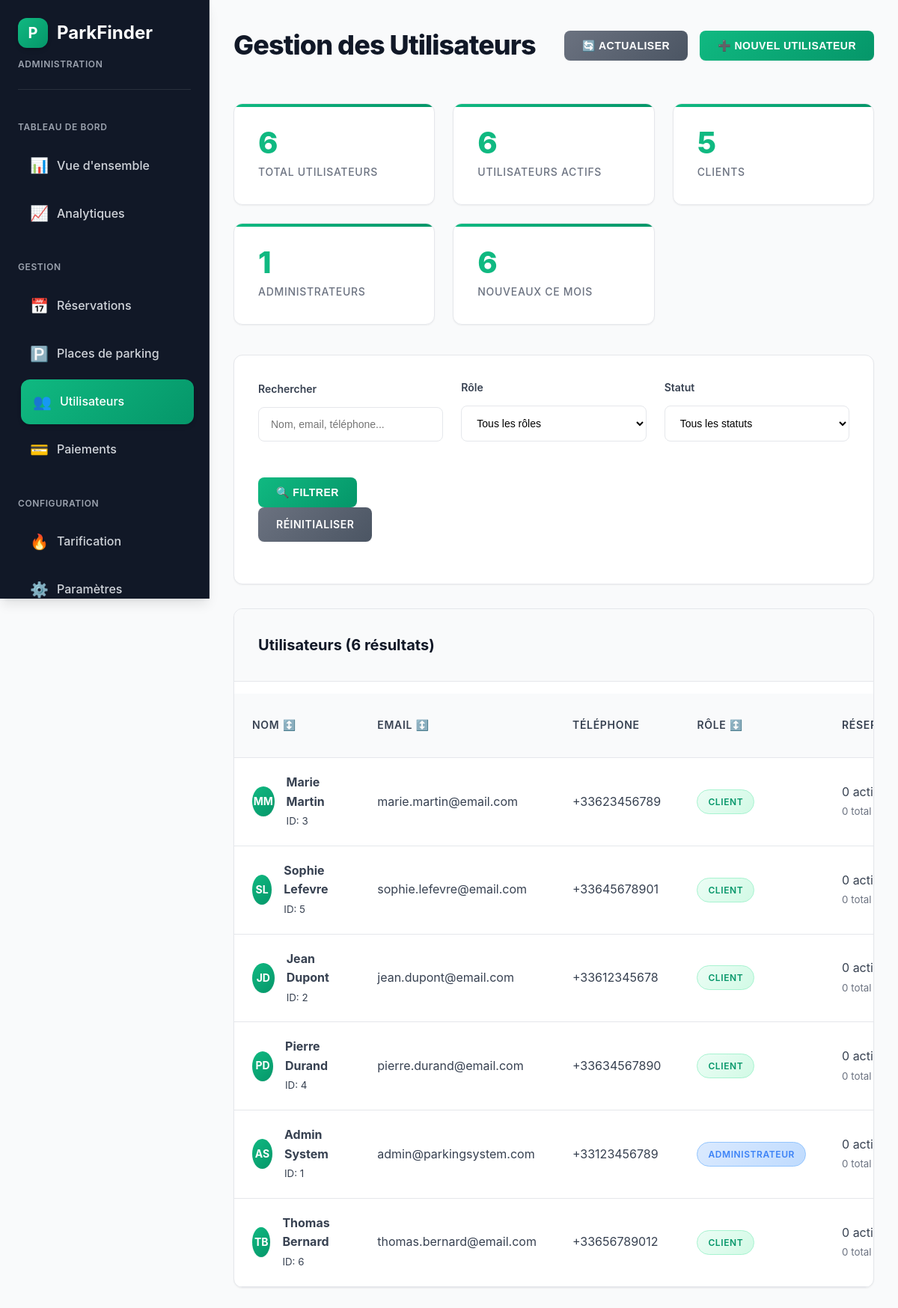
/public/admin-users.php (signed in), run on the app's committed database.
### tables this page shows
CREATE TABLE IF NOT EXISTS users (
    user_id INT AUTO_INCREMENT PRIMARY KEY,
    first_name VARCHAR(50) NOT NULL,
    last_name VARCHAR(50) NOT NULL,
    email VARCHAR(100) UNIQUE NOT NULL,
    phone VARCHAR(20) NOT NULL,
    password_hash VARCHAR(255) NOT NULL,
    role ENUM('customer', 'admin') DEFAULT 'customer',
    is_active BOOLEAN DEFAULT TRUE,
    profile_image VARCHAR(255) DEFAULT NULL,
    created_at TIMESTAMP DEFAULT CURRENT_TIMESTAMP,
    updated_at TIMESTAMP DEFAULT CURRENT_TIMESTAMP ON UPDATE CURRENT_TIMESTAMP,
    last_login TIMESTAMP NULL,
    email_verified BOOLEAN DEFAULT FALSE,
    phone_verified BOOLEAN DEFAULT FALSE
);

### public/admin-users.php (the view, shortened to what this page needs)
<?php
$config = [
    'db_host' => 'localhost',
    'db_name' => 'parking_management_system',
    'db_user' => 'root',
    'db_pass' => ''
];
try {
    $pdo = new PDO("mysql:host={$config['db_host']};dbname={$config['db_name']}", $config['db_user'], $config['db_pass']);
    $pdo->setAttribute(PDO::ATTR_ERRMODE, PDO::ERRMODE_EXCEPTION);
} catch (Exception $e) {
    die("Erreur de connexion à la base de données: " . $e->getMessage());
}
$search = $_GET['search'] ?? '';
$sort_field = $_GET['sort'] ?? 'created_at';
$sort_order = $_GET['order'] ?? 'DESC';
$role_filter = $_GET['role'] ?? '';
$status_filter = $_GET['status'] ?? '';
$page = max(1, intval($_GET['page'] ?? 1));
$per_page = 20;
$offset = ($page - 1) * $per_page;
$sort_order = strtoupper($sort_order) === 'DESC' ? 'DESC' : 'ASC';
$where_conditions = ['1=1'];
$params = [];
$where_clause = implode(' AND ', $where_conditions);
try {
    $count_query = "SELECT COUNT(*) FROM users WHERE $where_clause";
    $stmt = $pdo->prepare($count_query);
    $stmt->execute($params);
    $total_records = $stmt->fetchColumn();
    $query = "
        SELECT u.*,
               COUNT(r.reservation_id) as total_reservations,
               SUM(CASE WHEN r.status IN ('confirmed', 'active') THEN 1 ELSE 0 END) as active_reservations,
               MAX(r.created_at) as last_reservation_date
        FROM users u
        LEFT JOIN reservations r ON u.user_id = r.user_id
        WHERE $where_clause
        GROUP BY u.user_id
        ORDER BY $sort_field $sort_order
        LIMIT $per_page OFFSET $offset
    ";
    $stmt = $pdo->prepare($query);
    $stmt->execute($params);
    $users = $stmt->fetchAll(PDO::FETCH_ASSOC);
    $stats_query = "
        SELECT
            COUNT(*) as total_users,
            SUM(CASE WHEN is_active = 1 THEN 1 ELSE 0 END) as active_users,
            SUM(CASE WHEN is_active = 0 THEN 1 ELSE 0 END) as inactive_users,
            SUM(CASE WHEN role = 'admin' THEN 1 ELSE 0 END) as admin_users,
            SUM(CASE WHEN role = 'customer' THEN 1 ELSE 0 END) as customer_users,
            SUM(CASE WHEN created_at >= DATE_SUB(NOW(), INTERVAL 30 DAY) THEN 1 ELSE 0 END) as new_users_month
        FROM users
    ";
    $stmt = $pdo->query($stats_query);
    $stats = $stmt->fetch(PDO::FETCH_ASSOC);
} catch (Exception $e) {
    $message = "Erreur lors de la récupération des données: " . $e->getMessage();
    $messageType = 'error';
    $users = [];
    $stats = [];
}
function getSortLink($field, $current_field, $current_order, $search, $role_filter, $status_filter) {
    $new_order = ($field === $current_field && $current_order === 'ASC') ? 'DESC' : 'ASC';
    $params = [
        'sort' => $field,
        'order' => $new_order,
        'search' => $search,
        'role' => $role_filter,
        'status' => $status_filter
    ];
    return 'admin-users.php?' . http_build_query(array_filter($params));
}
function getSortIcon($field, $current_field, $current_order) {
    if ($field !== $current_field) return '↕️';
    return $current_order === 'ASC' ? '↑' : '↓';
}
function getRoleBadgeClass($role) {
    return $role === 'admin' ? 'role-admin' : 'role-customer';
}
function getRoleLabel($role) {
    return $role === 'admin' ? 'Administrateur' : 'Client';
}
?>
<!DOCTYPE html>
<html lang="fr">
<head>
    <link rel="stylesheet" href="assets/css/admin-dashboard.css">
    <link rel="stylesheet" href="assets/css/admin-users.css">
</head>
<body>
    <div class="admin-layout">
        <aside class="admin-sidebar">
            <div class="sidebar-header">
                <div class="logo">
                    <div class="logo-icon">P</div>
                    <span class="logo-text">ParkFinder</span>
                </div>
                <div class="admin-badge">ADMINISTRATION</div>
            </div>
            <nav class="sidebar-nav">
                <div class="nav-section">
                    <div class="nav-title">TABLEAU DE BORD</div>
                    <a href="admin-dashboard.php" class="nav-item">
                        <span class="nav-icon">📊</span>
                        <span class="nav-text">Vue d'ensemble</span>
                    </a>
                    <a href="admin-analytics.php" class="nav-item">
                        <span class="nav-icon">📈</span>
                        <span class="nav-text">Analytiques</span>
                    </a>
                </div>
                <div class="nav-section">
                    <div class="nav-title">GESTION</div>
                    <a href="admin-reservations.php" class="nav-item">
                        <span class="nav-icon">📅</span>
                        <span class="nav-text">Réservations</span>
                    </a>
                    <a href="admin-parking-spots.php" class="nav-item">
                        <span class="nav-icon">🅿️</span>
                        <span class="nav-text">Places de parking</span>
                    </a>
                    <a href="admin-users.php" class="nav-item active">
                        <span class="nav-icon">👥</span>
                        <span class="nav-text">Utilisateurs</span>
                    </a>
                    <a href="admin-payments.php" class="nav-item">
                        <span class="nav-icon">💳</span>
                        <span class="nav-text">Paiements</span>
                    </a>
                </div>
                <div class="nav-section">
                    <div class="nav-title">CONFIGURATION</div>
                    <a href="admin-tarification.php" class="nav-item">
                        <span class="nav-icon">🔥</span>
                        <span class="nav-text">Tarification</span>
                    </a>
                    <a href="admin-settings.php" class="nav-item">
                        <span class="nav-icon">⚙️</span>
                        <span class="nav-text">Paramètres</span>
                    </a>
                </div>
            </nav>
        </aside>
        <main class="admin-main">
            <div class="admin-header">
                <h1>Gestion des Utilisateurs</h1>
                <div class="admin-actions">
                    <button class="btn btn-secondary" onclick="location.reload()">
                        🔄 Actualiser
                    </button>
                    <button class="btn" onclick="openModal('createModal')">
                        ➕ Nouvel utilisateur
                    </button>
                </div>
            </div>
            <div class="stats-grid">
                <div class="stat-card">
                    <div class="stat-number"><?= $stats['total_users'] ?? 0 ?></div>
                    <div class="stat-label">Total utilisateurs</div>
                </div>
                <div class="stat-card">
                    <div class="stat-number"><?= $stats['active_users'] ?? 0 ?></div>
                    <div class="stat-label">Utilisateurs actifs</div>
                </div>
                <div class="stat-card">
                    <div class="stat-number"><?= $stats['customer_users'] ?? 0 ?></div>
                    <div class="stat-label">Clients</div>
                </div>
                <div class="stat-card">
                    <div class="stat-number"><?= $stats['admin_users'] ?? 0 ?></div>
                    <div class="stat-label">Administrateurs</div>
                </div>
                <div class="stat-card">
                    <div class="stat-number"><?= $stats['new_users_month'] ?? 0 ?></div>
                    <div class="stat-label">Nouveaux ce mois</div>
                </div>
            </div>
            <div class="filters-section">
                <form method="GET" class="filters-grid">
                    <div class="form-group">
                        <label for="search">Rechercher</label>
                        <input type="text" id="search" name="search" value="<?= htmlspecialchars($search) ?>"
                               placeholder="Nom, email, téléphone...">
                    </div>
                    <div class="form-group">
                        <label for="role">Rôle</label>
                        <select id="role" name="role">
                            <option value="">Tous les rôles</option>
                        </select>
                    </div>
                    <div class="form-group">
                        <label for="status">Statut</label>
                        <select id="status" name="status">
                            <option value="">Tous les statuts</option>
                        </select>
                    </div>
                    <div class="form-group">
                        <button type="submit" class="btn">🔍 Filtrer</button>
                        <a href="admin-users.php" class="btn btn-secondary">Réinitialiser</a>
                    </div>
                </form>
            </div>
            <div class="table-container">
                <div class="table-header">
                    <h3>Utilisateurs (<?= $total_records ?> résultats)</h3>
                </div>
                <table class="data-table">
                    <thead>
                        <tr>
                            <th>
                                <a href="<?= getSortLink('first_name', $sort_field, $sort_order, $search, $role_filter, $status_filter) ?>" class="sort-header">
                                    Nom <?= getSortIcon('first_name', $sort_field, $sort_order) ?>
                                </a>
                            </th>
                            <th>
                                <a href="<?= getSortLink('email', $sort_field, $sort_order, $search, $role_filter, $status_filter) ?>" class="sort-header">
                                    Email <?= getSortIcon('email', $sort_field, $sort_order) ?>
                                </a>
                            </th>
                            <th>Téléphone</th>
                            <th>
                                <a href="<?= getSortLink('role', $sort_field, $sort_order, $search, $role_filter, $status_filter) ?>" class="sort-header">
                                    Rôle <?= getSortIcon('role', $sort_field, $sort_order) ?>
                                </a>
                            </th>
                            <th>Réservations</th>
                        </tr>
                    </thead>
                    <tbody>
                        <?php if (empty($users)): ?>
                            <tr>
                                <td colspan="8" style="text-align: center; padding: 2rem; color: var(--text-muted);">
                                    Aucun utilisateur trouvé
                                </td>
                            </tr>
                        <?php else: ?>
                            <?php foreach ($users as $user): ?>
                                <tr>
                                    <td>
                                        <div class="user-info">
                                            <div class="user-avatar">
                                                <?= strtoupper(substr($user['first_name'], 0, 1) . substr($user['last_name'], 0, 1)) ?>
                                            </div>
                                            <div>
                                                <strong><?= htmlspecialchars($user['first_name'] . ' ' . $user['last_name']) ?></strong>
                                                <br>
                                                <small>ID: <?= $user['user_id'] ?></small>
                                            </div>
                                        </div>
                                    </td>
                                    <td><?= htmlspecialchars($user['email']) ?></td>
                                    <td><?= htmlspecialchars($user['phone'] ?? 'Non renseigné') ?></td>
                                    <td>
                                        <span class="role-badge <?= getRoleBadgeClass($user['role']) ?>">
                                            <?= getRoleLabel($user['role']) ?>
                                        </span>
                                    </td>
                                    <td>
                                        <span><?= $user['active_reservations'] ?? 0 ?> actives</span><br>
                                        <small style="color: var(--text-muted);"><?= $user['total_reservations'] ?? 0 ?> total</small>
                                    </td>
                                </tr>
                            <?php endforeach; ?>
                        <?php endif; ?>
                    </tbody>
                </table>
            </div>
        </main>
    </div>
</body>
</html>

### data on the page
users: first_name+last_name "MM", first_name+last_name "Marie Martin", user_id "3", email "marie.martin@email.com", phone "+33623456789", role "CLIENT", active_reservations "0", total_reservations "0"
users: first_name+last_name "SL", first_name+last_name "Sophie Lefevre", user_id "5", email "sophie.lefevre@email.com", phone "+33645678901", role "CLIENT", active_reservations "0", total_reservations "0"
users: first_name+last_name "JD", first_name+last_name "Jean Dupont", user_id "2", email "jean.dupont@email.com", phone "+33612345678", role "CLIENT", active_reservations "0", total_reservations "0"
users: first_name+last_name "PD", first_name+last_name "Pierre Durand", user_id "4", email "pierre.durand@email.com", phone "+33634567890", role "CLIENT", active_reservations "0", total_reservations "0"
users: first_name+last_name "AS", first_name+last_name "Admin System", user_id "1", email "admin@parkingsystem.com", phone "+33123456789", role "ADMINISTRATEUR", active_reservations "0", total_reservations "0"
users: first_name+last_name "TB", first_name+last_name "Thomas Bernard", user_id "6", email "thomas.bernard@email.com", phone "+33656789012", role "CLIENT", active_reservations "0", total_reservations "0"

### other printed values
$stats['total_users'] "6"
$stats['active_users'] "6"
$stats['customer_users'] "5"
$stats['admin_users'] "1"
$stats['new_users_month'] "6"
$total_records "6"
getSortIcon('first_name', $sort_field, $sort_order) "↕️"
getSortIcon('email', $sort_field, $sort_order) "↕️"
getSortIcon('role', $sort_field, $sort_order) "↕️"
